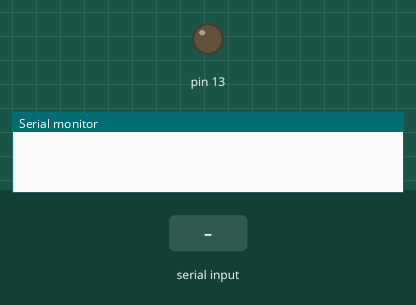
Bench run of a sketch on a simulated Arduino Uno, built with avr-gcc and run on an emulated ATmega328P. Shown: output pins drawn as LEDs (lit = HIGH), the last lines printed to the serial monitor. The inputs (shaded band) are chosen by the test bench.

Above: at 1.2 s.
1.3 s: "1" received over Serial
At 2.1 s:
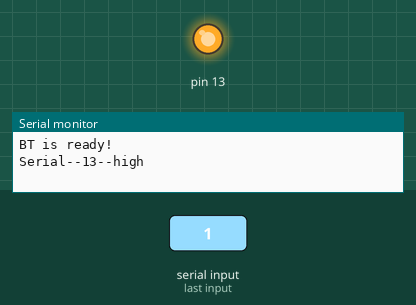
2.8 s: "1" received over the second serial link
Timing chart, 0 to 5.8 s (numbered marks = the images above; inputs shaded):
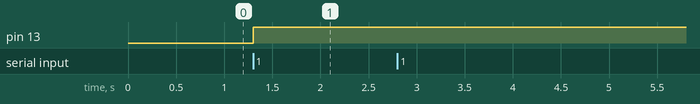

The sketch:

AT.ino
```cpp
#include <SoftwareSerial.h>
// Pin10为RX，接HC05的TXD
// Pin11为TX，接HC05的RXD
SoftwareSerial BT(10, 11);
char val;
void setup()
{
  // 设置波特率为 38400
  Serial.begin(38400);
  pinMode(13, OUTPUT);
}


void loop()
{
  if (Serial.available()>0)
  {
    val = Serial.read();
    BT.print(val);
  }
  if (BT.available())
  {
    val = BT.read();
    Serial.println(val);
  }
  while(Serial.available())
  {
    char c=Serial.read();
      if(c=='1')
      {
        Serial.println("BT is ready!");
        // 返回到手机调试程序上
        Serial.write("Serial--13--high");
        digitalWrite(13, HIGH);
      }
     if(c=='2')
     {
       Serial.write("Serial--13--low");
       digitalWrite(13, LOW);
     }
  }

}
```

Measured:
- after the input at 1.3 s, pin 13: LOW → HIGH at once
